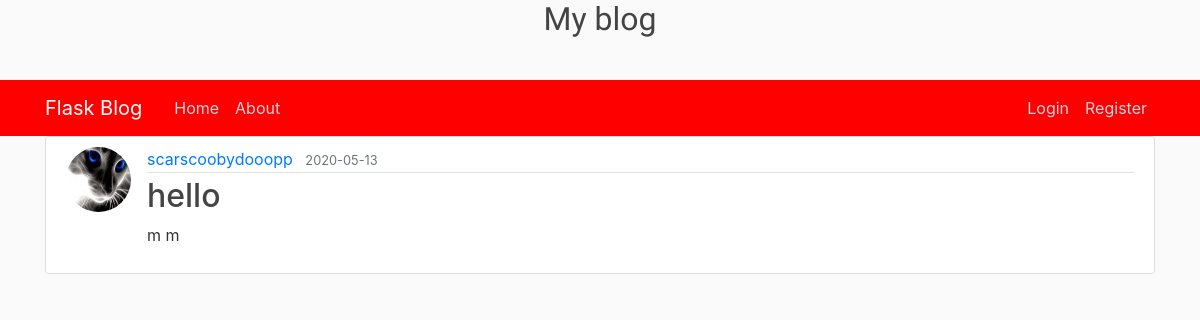
/post/6, run on the app's committed database.
### flask3/models.py (models this page shows, shortened)
class User(db.Model,UserMixin):
    id = db.Column(db.Integer, primary_key=True)
    username = db.Column(db.String(20), unique=True, nullable=False)
    email = db.Column(db.String(120), unique=True, nullable=False)
    image_file = db.Column(db.String(20), nullable=False, default='default.jpg')
    password = db.Column(db.String(60), nullable=False)
    posts = db.relationship('Post', backref='author', lazy=True)

class Post(db.Model):
    id = db.Column(db.Integer, primary_key=True)
    title = db.Column(db.String(100), nullable=False)
    date_posted = db.Column(db.DateTime, nullable=False, default=datetime.utcnow)
    content = db.Column(db.Text, nullable=False)
    user_id = db.Column(db.Integer, db.ForeignKey('user.id'), nullable=False)

### flask3/routes.py (the view)
@app.route("/post/<int:post_id>")
def post(post_id):
    post = Post.query.get_or_404(post_id)
    return render_template('post.html', title=post.title, post=post)

### flask3/templates/post.html (shortened to what this page needs)
{% extends "layout.html" %}
{% block content %}
  <article class="media content-section">
    <img class="rounded-circle article-img" src="{{ url_for('static', filename='profile_pics/' + post.author.image_file) }}">
    <div class="media-body">
      <div class="article-metadata">
        <a class="mr-2" href="#">{{ post.author.username }}</a>
        <small class="text-muted">{{ post.date_posted.strftime('%Y-%m-%d') }}</small>
      </div>
      <h2 class="article-title">{{ post.title }}</h2>
      <p class="article-content">{{ post.content }}</p>
    </div>
  </article>
{% endblock content %}

### flask3/static/main.css (style rules this page uses)
body { background: #fafafa; color: #333333; margin-top: 5rem; }
h1, h2, h3, h4, h5, h6 { color: #444444; }
.content-section { background: #ffffff; padding: 10px 20px; border: 1px solid #dddddd; border-radius: 3px; margin-bottom: 20px; }
.article-title { color: #444444; }
.article-content { white-space: pre-line; }
.article-img { height: 65px; width: 65px; margin-right: 16px; }
.article-metadata { padding-bottom: 1px; margin-bottom: 4px; border-bottom: 1px solid #e3e3e3 }

### flask3/templates/layout.html (style rules this page uses)
body { background-image: url("https://bit.ly/2xUuL4s"); background-repeat: no-repeat; background-position: right top; background-attachment: fixed; }

### data on the page
User: image_file (picture), author.username "scarscoobydooopp"
Post: date_posted "2020-05-13", title "hello", content "m m"
